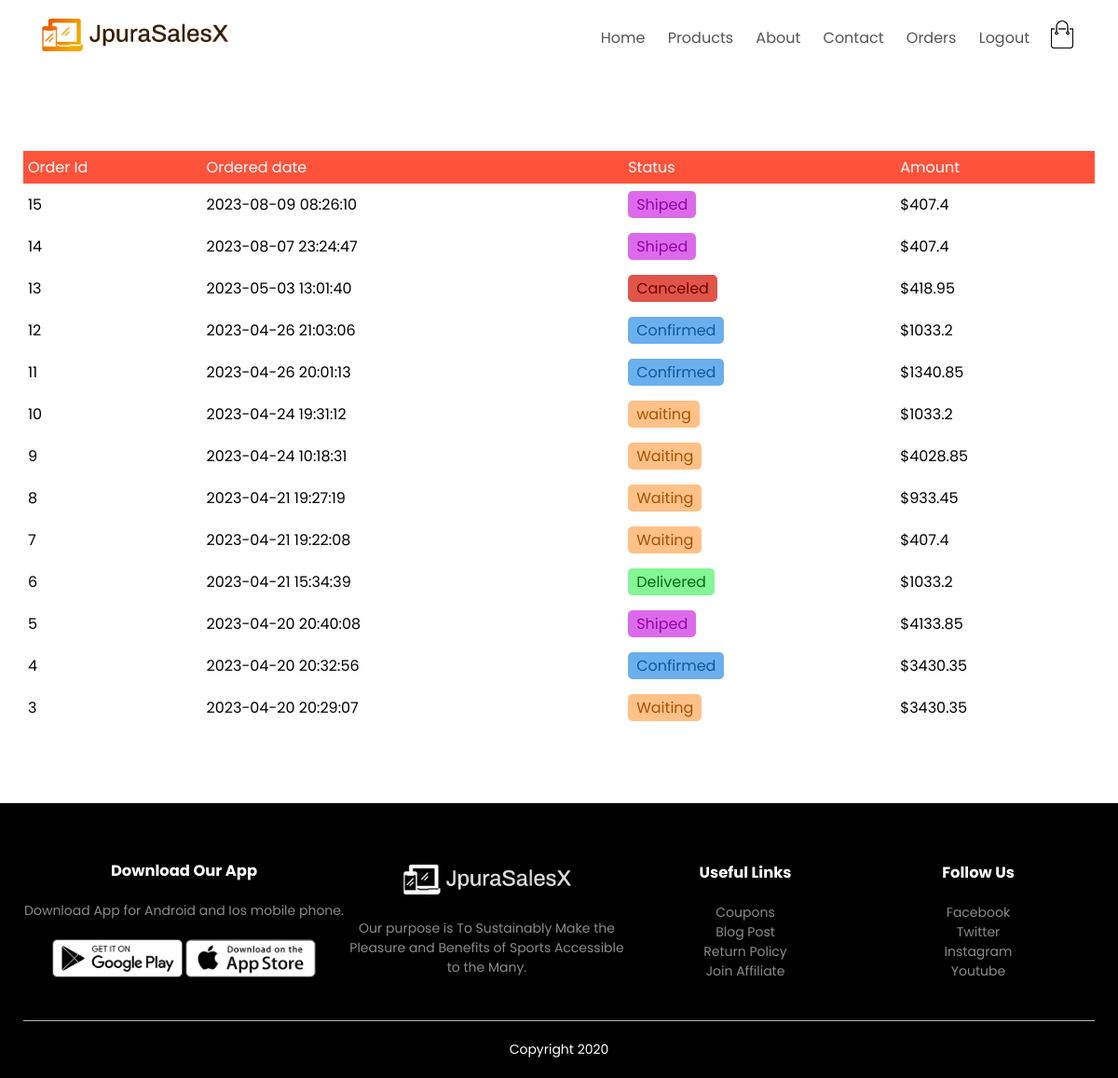
Screenshot of /orders.php (signed in) with the database file from the repository.
### tables this page shows
CREATE TABLE `CustomerOrder` (
  `OrderId` int(255) NOT NULL,
  `PaymentId` varchar(255) NOT NULL,
  `CustomerId` int(255) NOT NULL,
  `DateTime` datetime NOT NULL,
  `Address` varchar(255) NOT NULL,
  `Phone` varchar(255) NOT NULL,
  `Email` varchar(255) NOT NULL,
  `Amount` float NOT NULL,
  `Status` varchar(50) NOT NULL
);

### orders.php (the view, shortened to what this page needs)
<?php
    include 'components/header.php';
?>
<div style="text-align: center;">
<div class="small container cart-page">
    <table>
        <tr>
            <th style="text-align:left;">Order Id</th>
            <th style="text-align:left;">Ordered date</th>
            <th style="text-align:left;">Status</th>
            <th style="text-align:left;">Amount</th>
    <?php
    $uid = $_SESSION['uid'];
    $sql1 = "SELECT * FROM CustomerOrder WHERE CustomerId = $uid ORDER BY OrderId DESC";
    $result = mysqli_query($conn, $sql1);
    if(mysqli_num_rows($result) > 0){
        while($row = mysqli_fetch_assoc($result)){
            $className = 'orderStatus-w';
            if($row['Status'] == 'Confirmed'){
                $className = 'orderStatus-c';
            }elseif($row['Status'] == 'Shiped'){
                $className = 'orderStatus-s';
            }elseif($row['Status'] == 'Delivered'){
                $className = 'orderStatus-d';
            }elseif($row['Status'] == 'Canceled'){
                $className = 'orderStatus-ca';
            }
    ?>
        <tr>
            <td style="text-align:left;"><?php echo $row['OrderId']; ?></td>
            <td style="text-align:left;"><?php echo $row['DateTime']; ?></td>
            <td style="text-align:left;"><span class="<?php echo $className; ?>"><?php echo $row['Status']; ?></span></td>
            <td style="text-align:left;">$<?php echo $row['Amount']; ?></td>
        </tr>
    <?php
        }
    }else{
        echo "<h1 style='height: 42vh; color:#ff523b; text-align:center; padding-top:60px;'>No orders yet!</h1>";
    }
    ?>
    </table>
</div>
<?php
    include 'components/footer.php';
?>

### CSS/style.css (style rules this page uses)
* { margin:0; padding:0; box-sizing: border-box; }
body { font-family: 'Poppins', sans-serif; }
.container { max-width: 1300px; margin: auto; padding-left: 25px; padding-right: 25px; }
.cart-page { margin: 80px auto; }
table { width: 100%; border-collapse: collapse; }
th { text-align: left; padding: 5px; color: white; background: #ff523b; font-weight: normal; }
td { padding: 10px 5px; }
td:last-child { text-align: right; }
th:last-child { text-align: right; }
.orderStatus-w { color: #a85202; background-color: #ffc187; padding: 3px 9px; border-radius: 5px; }
.orderStatus-c { color: #0d5a9d; background-color: #6bafec; padding: 3px 9px; border-radius: 5px; }
.orderStatus-s { color: #9502a8; background-color: #dc6beb; padding: 3px 9px; border-radius: 5px; }
.orderStatus-d { color: #006d10; background-color: #84f695; padding: 3px 9px; border-radius: 5px; }
.orderStatus-ca { color: #6d0700; background-color: #e0544a; padding: 3px 9px; border-radius: 5px; }

### rows the page displays
customerorder: OrderId "15", DateTime "2023-08-09 08:26:10", Status "Shiped", Amount "407.4"
customerorder: OrderId "14", DateTime "2023-08-07 23:24:47", Status "Shiped", Amount "407.4"
customerorder: OrderId "13", DateTime "2023-05-03 13:01:40", Status "Canceled", Amount "418.95"
customerorder: OrderId "12", DateTime "2023-04-26 21:03:06", Status "Confirmed", Amount "1033.2"
customerorder: OrderId "11", DateTime "2023-04-26 20:01:13", Status "Confirmed", Amount "1340.85"
customerorder: OrderId "10", DateTime "2023-04-24 19:31:12", Status "waiting", Amount "1033.2"
customerorder: OrderId "9", DateTime "2023-04-24 10:18:31", Status "Waiting", Amount "4028.85"
customerorder: OrderId "8", DateTime "2023-04-21 19:27:19", Status "Waiting", Amount "933.45"
customerorder: OrderId "7", DateTime "2023-04-21 19:22:08", Status "Waiting", Amount "407.4"
customerorder: OrderId "6", DateTime "2023-04-21 15:34:39", Status "Delivered", Amount "1033.2"
customerorder: OrderId "5", DateTime "2023-04-20 20:40:08", Status "Shiped", Amount "4133.85"
customerorder: OrderId "4", DateTime "2023-04-20 20:32:56", Status "Confirmed", Amount "3430.35"
customerorder: OrderId "3", DateTime "2023-04-20 20:29:07", Status "Waiting", Amount "3430.35"
